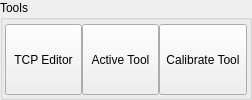
              <widget class="QWidget" name="widget_14" native="true">
               <layout class="QHBoxLayout" name="horizontalLayout_17">
                <property name="spacing">
                 <number>0</number>
                </property>
                <property name="leftMargin">
                 <number>0</number>
                </property>
                <property name="topMargin">
                 <number>0</number>
                </property>
                <property name="rightMargin">
                 <number>0</number>
                </property>
                <property name="bottomMargin">
                 <number>0</number>
                </property>
                <item>
                 <widget class="QGroupBox" name="tool_box">
                  <property name="title">
                   <string>Tools</string>
                  </property>
                  <layout class="QHBoxLayout" name="horizontalLayout_18">
                   <property name="spacing">
                    <number>0</number>
                   </property>
                   <property name="leftMargin">
                    <number>2</number>
                   </property>
                   <property name="topMargin">
                    <number>4</number>
                   </property>
                   <property name="rightMargin">
                    <number>2</number>
                   </property>
                   <property name="bottomMargin">
                    <number>2</number>
                   </property>
                   <item>
                    <widget class="QToolButton" name="tcp_editor_button">
                     <property name="sizePolicy">
                      <sizepolicy hsizetype="Preferred" vsizetype="Preferred">
                       <horstretch>0</horstretch>
                       <verstretch>0</verstretch>
                      </sizepolicy>
                     </property>
                     <property name="minimumSize">
                      <size>
                       <width>77</width>
                       <height>32</height>
                      </size>
                     </property>
                     <property name="text">
                      <string>TCP Editor</string>
                     </property>
                     <property name="icon">
                      <iconset resource="resources.qrc">
                       <normaloff>:/icons/icons8-edit-property-48.png</normaloff>:/icons/icons8-edit-property-48.png</iconset>
                     </property>
                     <property name="iconSize">
                      <size>
                       <width>48</width>
                       <height>40</height>
                      </size>
                     </property>
                     <property name="toolButtonStyle">
                      <enum>Qt::ToolButtonStyle::ToolButtonTextUnderIcon</enum>
                     </property>
                    </widget>
                   </item>
                   <item>
                    <widget class="QToolButton" name="active_tool_button">
                     <property name="sizePolicy">
                      <sizepolicy hsizetype="Preferred" vsizetype="Preferred">
                       <horstretch>0</horstretch>
                       <verstretch>0</verstretch>
                      </sizepolicy>
                     </property>
                     <property name="minimumSize">
                      <size>
                       <width>77</width>
                       <height>32</height>
                      </size>
                     </property>
                     <property name="text">
                      <string>Active Tool</string>
                     </property>
                     <property name="icon">
                      <iconset resource="resources.qrc">
                       <normaloff>:/icons/icons8-minecraft-pickaxe-48.png</normaloff>:/icons/icons8-minecraft-pickaxe-48.png</iconset>
                     </property>
                     <property name="iconSize">
                      <size>
                       <width>36</width>
                       <height>36</height>
                      </size>
                     </property>
                     <property name="toolButtonStyle">
                      <enum>Qt::ToolButtonStyle::ToolButtonTextUnderIcon</enum>
                     </property>
                    </widget>
                   </item>
                   <item>
                    <widget class="QToolButton" name="tool_calibration_button">
                     <property name="sizePolicy">
                      <sizepolicy hsizetype="Preferred" vsizetype="Preferred">
                       <horstretch>0</horstretch>
                       <verstretch>0</verstretch>
                      </sizepolicy>
                     </property>
                     <property name="minimumSize">
                      <size>
                       <width>77</width>
                       <height>32</height>
                      </size>
                     </property>
                     <property name="maximumSize">
                      <size>
                       <width>90</width>
                       <height>16777215</height>
                      </size>
                     </property>
                     <property name="text">
                      <string>Calibrate Tool</string>
                     </property>
                     <property name="icon">
                      <iconset resource="resources.qrc">
                       <normaloff>:/icons/icons8-engineering-48.png</normaloff>:/icons/icons8-engineering-48.png</iconset>
                     </property>
                     <property name="iconSize">
                      <size>
                       <width>36</width>
                       <height>36</height>
                      </size>
                     </property>
                     <property name="toolButtonStyle">
                      <enum>Qt::ToolButtonStyle::ToolButtonTextUnderIcon</enum>
                     </property>
                    </widget>
                   </item>
                  </layout>
                 </widget>
                </item>
               </layout>
              </widget>
